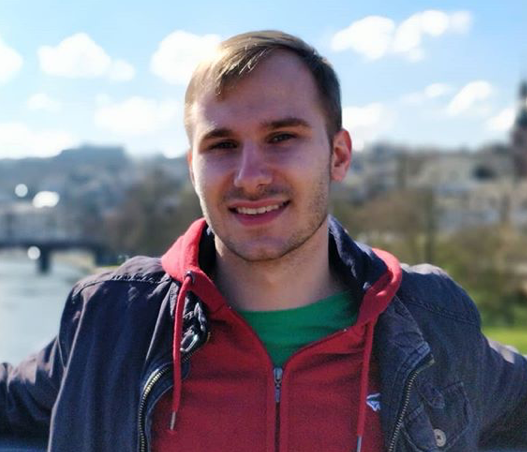
#> input picture pillow_practice/imgs/me.png, 527 x 452 px, found by its file name
$ python tricks.py
#> lines starting #> are read from the running program, lines starting #| are printed output that depends on the picture
import os
from PIL import Image, ImageFilter

image1 = Image.open('me.png')
#> image1 is the input picture: PIL image 527x452 RGBA; mean R, G, B, A 125.7, 122.4, 133.6, 255
image1.rotate(90)  # rotate(degrees)
image1.convert(mode='L')  # black and white

image1.filter(ImageFilter.GaussianBlur(45)).save('blurred_me.png')
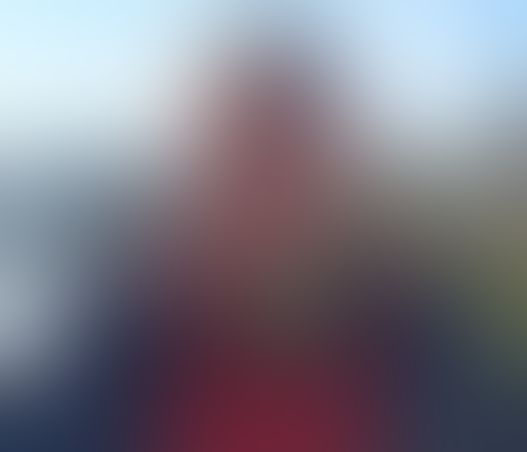
#> saved as blurred_me.png: PIL image 527x452 RGBA; mean R, G, B, A 125.6, 122.5, 133.8, 255

$ run again, with pillow_practice/imgs/stepikCo.jpg saved as pillow_practice/imgs/me.png
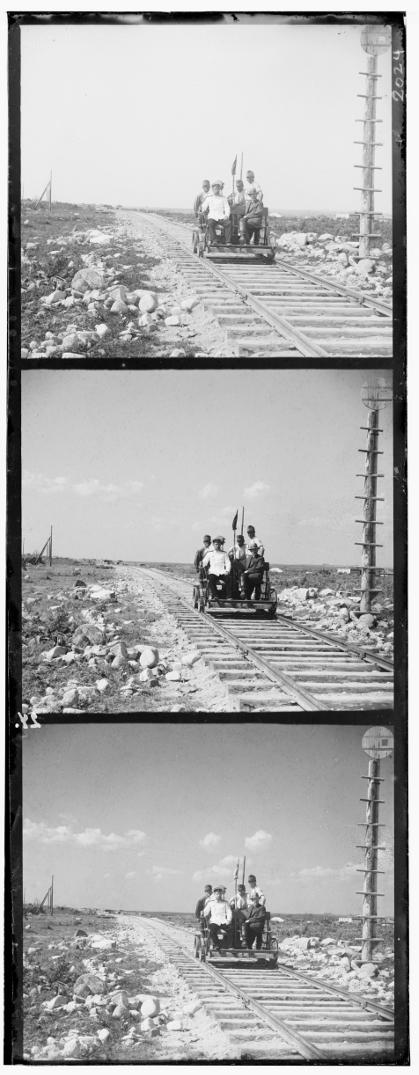
#> input picture pillow_practice/imgs/stepikCo.jpg, 419 x 1075 px, found by its file name
#> image1 is the input picture: PIL image 419x1075 L; min 0, max 255, mean 170.7
#> `image1.filter(ImageFilter.GaussianBlur(45)).save('blurred_me.png')`:
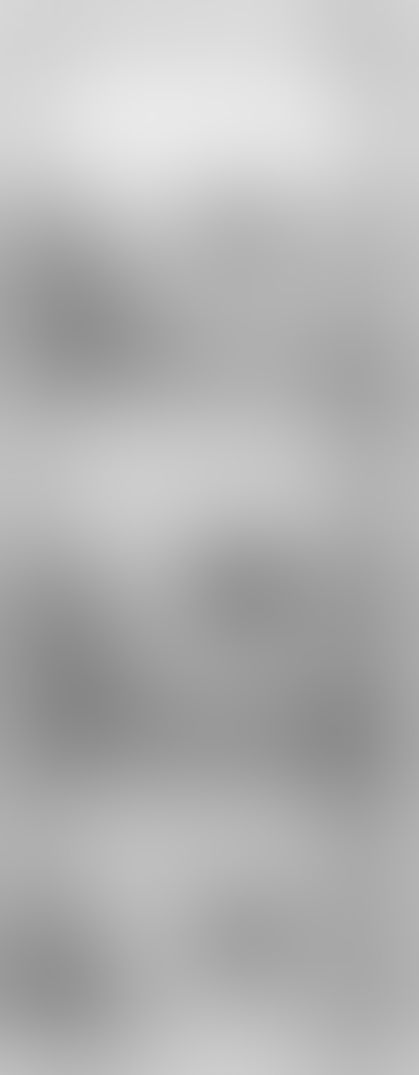
#> saved as blurred_me.png: PIL image 419x1075 L; min 135, max 233, mean 179.4
